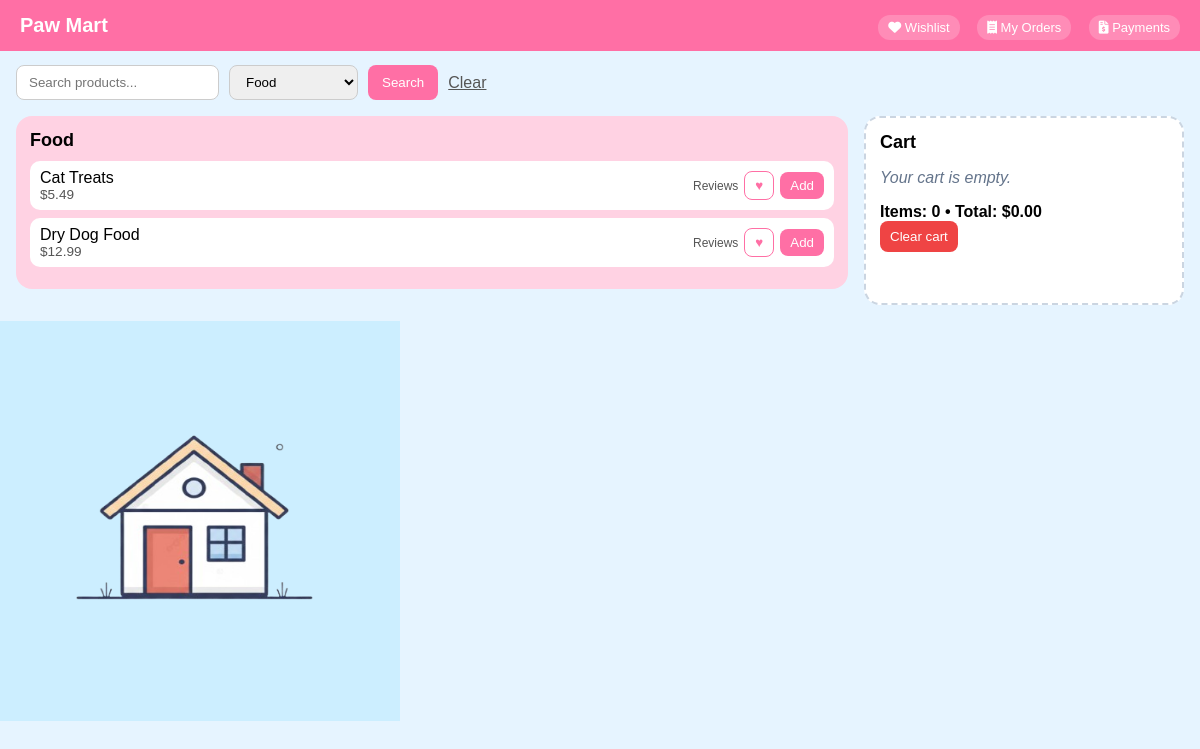
/pawmart.php?category=Food, run on the app's committed database.
### tables this page shows
CREATE TABLE IF NOT EXISTS items (
    id INT AUTO_INCREMENT PRIMARY KEY,
    item_name VARCHAR(255) NOT NULL UNIQUE,
    category VARCHAR(100) NOT NULL DEFAULT 'General',
    item_price DECIMAL(10,2) NOT NULL DEFAULT 0,
    item_quantity INT NOT NULL DEFAULT 0,
    description VARCHAR(500) DEFAULT '',
    low_stock_threshold INT NOT NULL DEFAULT 5
);

### pawmart.php (the view, shortened to what this page needs)
<?php
require_once('DBconnect.php');
function formatCurrency($n) {
    return '$' . number_format($n, 2);
}
$search = isset($_GET['q']) ? trim($_GET['q']) : '';
$categoryFilter = isset($_GET['category']) ? trim($_GET['category']) : '';
$catRes = $conn->query("SELECT DISTINCT category FROM items ORDER BY category");
$categories = [];
while ($row = $catRes->fetch_assoc()) $categories[] = $row['category'];
$sql = "SELECT id, item_name, category, item_price, item_quantity, description, low_stock_threshold FROM items WHERE 1=1";
$types = "";
$params = [];
if ($categoryFilter !== '') {
    $sql .= " AND category = ?";
    $types .= "s";
    $params[] = $categoryFilter;
}
$sql .= " ORDER BY category, item_name";
$stmt = $conn->prepare($sql);
if ($types !== "") {
    $stmt->bind_param($types, ...$params);
}
$stmt->execute();
$res = $stmt->get_result();
$productsByCategory = [];
while ($row = $res->fetch_assoc()) {
    $productsByCategory[$row['category']][] = $row;
}
$totalQty = 0;
$totalCost = 0;
?>
<!DOCTYPE html>
<html lang="en">
<head>
    <link rel="stylesheet" href="https://cdnjs.cloudflare.com/ajax/libs/font-awesome/6.0.0/css/all.min.css">
</head>
<body>
    <header>
        Paw Mart
        <div class="nav-links">
            <a href="wishlist.php"><i class="fas fa-heart"></i> Wishlist</a>
            <a href="order_management.php"><i class="fas fa-receipt"></i> My Orders</a>
            <a href="payment_history.php"><i class="fas fa-file-invoice-dollar"></i> Payments</a>
        </div>
    </header>
    <form class="filter-bar" method="GET">
        <input type="text" name="q" placeholder="Search products..." value="<?php echo htmlspecialchars($search); ?>">
        <select name="category">
            <?php foreach ($categories as $c): ?>
                <option value="<?php echo htmlspecialchars($c); ?>" <?php echo $categoryFilter === $c ? 'selected' : ''; ?>>
                    <?php echo htmlspecialchars($c); ?>
                </option>
            <?php endforeach; ?>
        </select>
        <button type="submit">Search</button>
        <?php if ($search !== '' || $categoryFilter !== ''): ?>
            <a href="pawmart.php" style="align-self:center; color:#555;">Clear</a>
        <?php endif; ?>
    </form>
    <div class="layout">
        <div>
            <?php if (empty($productsByCategory)): ?>
                <p class="no-results">No products match your search.</p>
            <?php else: ?>
                <?php foreach ($productsByCategory as $category => $products): ?>
                <div class="panel">
                    <h2><?php echo htmlspecialchars($category); ?></h2>
                    <?php foreach ($products as $p): ?>
                        <div class="item">
                            <div class="item-info">
                                <span><?php echo htmlspecialchars($p['item_name']); ?></span>
                                <span class="item-price">
                                    <?php echo formatCurrency($p['item_price']); ?>
                                </span>
                            </div>
                            <div class="item-actions">
                                <a class="review-link" href="reviews.php?item=<?php echo urlencode($p['item_name']); ?>">Reviews</a>
                                <form method="POST" style="display:inline;">
                                    <button type="submit" name="action" value="wishlist" class="wish-btn" title="Add to wishlist">&hearts;</button>
                                </form>
                                <form method="POST" style="display:inline;">
                                    <button type="submit" name="action" value="add" <?php echo $p['item_quantity'] <= 0 ? 'disabled' : ''; ?>>Add</button>
                                </form>
                            </div>
                        </div>
                    <?php endforeach; ?>
                </div>
                <?php endforeach; ?>
            <?php endif; ?>
        </div>
        <aside class="cart" aria-label="Cart">
            <h2>Cart</h2>
            <?php if (empty($_SESSION['cart'])): ?>
                <p class="cart-empty">Your cart is empty.</p>
            <?php endif; ?>
            <div class="cart-footer">
                <div class="cart-footer-top">
                    <strong>Items: <?php echo $totalQty; ?> • Total: <?php echo formatCurrency($totalCost); ?></strong>
                    <form method="POST">
                        <button type="submit" name="action" value="clear" class="clear-btn" <?php echo empty($_SESSION['cart']) ? 'disabled' : ''; ?>>Clear cart</button>
                    </form>
                </div>
            </div>
        </aside>
    </div>
    <a href="page2.php" class="home-link">
        <img src="home.png" height="400" width="400">
    </a>
</body>
</html>

### pawmart.php (style rules this page uses)
body { font-family: Arial, sans-serif; margin: 0; background: #e6f4ff; }
header { background: #ff6fa5; color: #fff; padding: 14px 20px; font-size: 20px; font-weight: 700; display: flex; justify-content: space-between; align-items: center; flex-wrap: wrap; gap: 8px; }
.nav-links a { color: #fff; font-size: 13px; font-weight: normal; text-decoration: none; margin-left: 12px; background: rgba(255,255,255,0.2); padding: 5px 10px; border-radius: 12px; }
.filter-bar { display: flex; gap: 10px; padding: 14px 16px 0 16px; flex-wrap: wrap; }
.filter-bar input, .filter-bar select { padding: 8px 12px; border-radius: 8px; border: 1px solid #ccc; }
.filter-bar button { padding: 8px 14px; border: none; border-radius: 8px; background: #ff6fa5; color: #fff; cursor: pointer; }
.layout { display: grid; grid-template-columns: 1fr 320px; gap: 16px; padding: 16px; }
.panel { background: #ffd2e3; border-radius: 16px; padding: 14px; margin-bottom: 16px; }
.panel h2 { margin: 0 0 10px; font-size: 18px; }
.item { display: flex; justify-content: space-between; align-items: center; padding: 8px 10px; background: #fff; border-radius: 10px; margin-bottom: 8px; flex-wrap: wrap; gap: 6px; }
.item-info { display: flex; flex-direction: column; }
.item-price { color: #555; font-size: 0.85em; }
.item-actions { display: flex; align-items: center; gap: 6px; }
.item button { padding: 6px 10px; border: none; border-radius: 8px; background: #ff6fa5; color: #fff; cursor: pointer; }
.wish-btn { background: #fff !important; color: #ff6fa5 !important; border: 1px solid #ff6fa5 !important; }
.review-link { font-size: 12px; color: #555; text-decoration: none; white-space: nowrap; }
.cart { background: #fff; border: 2px dashed #cbd5e1; border-radius: 16px; padding: 14px; }
.cart h2 { margin: 0 0 8px; font-size: 18px; }
.cart-empty { color: #64748b; font-style: italic; }
.cart-footer { display: flex; justify-content: space-between; align-items: center; margin-top: 10px; }
.clear-btn { border: none; background: #ef4444; color: #fff; border-radius: 8px; padding: 8px 10px; cursor: pointer; }

### data on the page
items: item_name "Cat Treats", item_price "$5.49"
items: item_name "Dry Dog Food", item_price "$12.99"

### other printed values
$category "Food"
$totalQty "0"
formatCurrency($totalCost) "$0.00"
form field category "Food"
